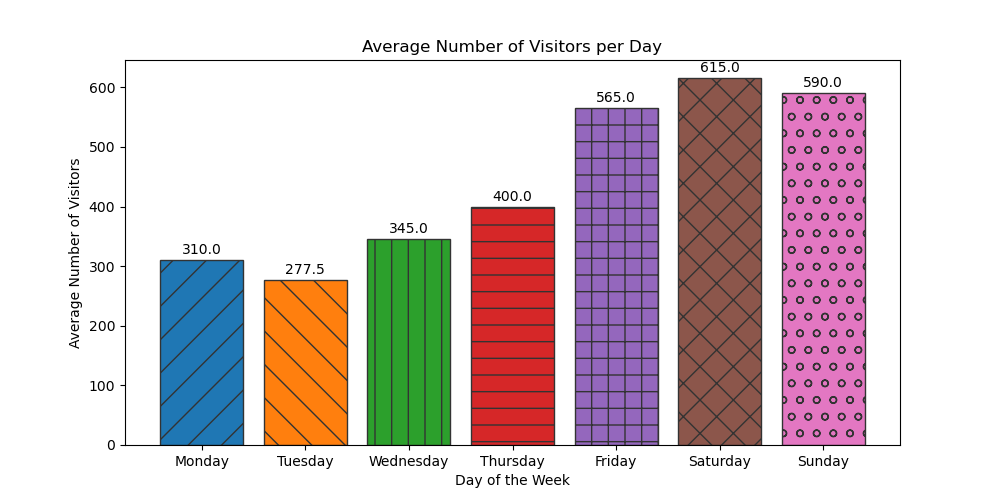

Write Python code to recreate this figure.

import matplotlib.pyplot as plt
from collections import defaultdict
import numpy as np

# The given chart table data
data = [{'Day': 'Monday', 'Number of Visitors': 320},
        {'Day': 'Tuesday', 'Number of Visitors': 285},
        {'Day': 'Wednesday', 'Number of Visitors': 340},
        {'Day': 'Thursday', 'Number of Visitors': 390},
        {'Day': 'Friday', 'Number of Visitors': 560},
        {'Day': 'Saturday', 'Number of Visitors': 610},
        {'Day': 'Sunday', 'Number of Visitors': 580},
        {'Day': 'Monday', 'Number of Visitors': 300},
        {'Day': 'Tuesday', 'Number of Visitors': 270},
        {'Day': 'Wednesday', 'Number of Visitors': 350},
        {'Day': 'Thursday', 'Number of Visitors': 410},
        {'Day': 'Friday', 'Number of Visitors': 570},
        {'Day': 'Saturday', 'Number of Visitors': 620},
        {'Day': 'Sunday', 'Number of Visitors': 600},
        {'Day': 'Monday', 'Number of Visitors': 310}]

# Processing the data
visitors_per_day = defaultdict(list)

for entry in data:
    visitors_per_day[entry['Day']].append(entry['Number of Visitors'])

# Define days of the week to maintain the order
days = ['Monday', 'Tuesday', 'Wednesday', 'Thursday', 'Friday', 'Saturday', 'Sunday']

# Prepare data for plotting
visitors_avg = [np.mean(visitors_per_day[day]) for day in days]

# Colors, edge colors and hatch patterns for diversity
colors = ['#1f77b4', '#ff7f0e', '#2ca02c', '#d62728', '#9467bd', '#8c564b', '#e377c2']
edge_colors = ['#333333'] * 7  # same edge color for all bars for clarity
hatch_patterns = ['/', '\\', '|', '-', '+', 'x', 'o']

# Plotting the bar chart
plt.figure(figsize=(10, 5))
bars = plt.bar(days, visitors_avg, color=colors, edgecolor=edge_colors, hatch=hatch_patterns)

# Adding chart titles and labels
plt.title('Average Number of Visitors per Day')
plt.xlabel('Day of the Week')
plt.ylabel('Average Number of Visitors')

# Show the average value on top of each bar
for bar in bars:
    yval = bar.get_height()
    plt.text(bar.get_x() + bar.get_width()/2, yval + 5, round(yval, 1), ha='center', va='bottom')

# Show the plot
plt.show()
